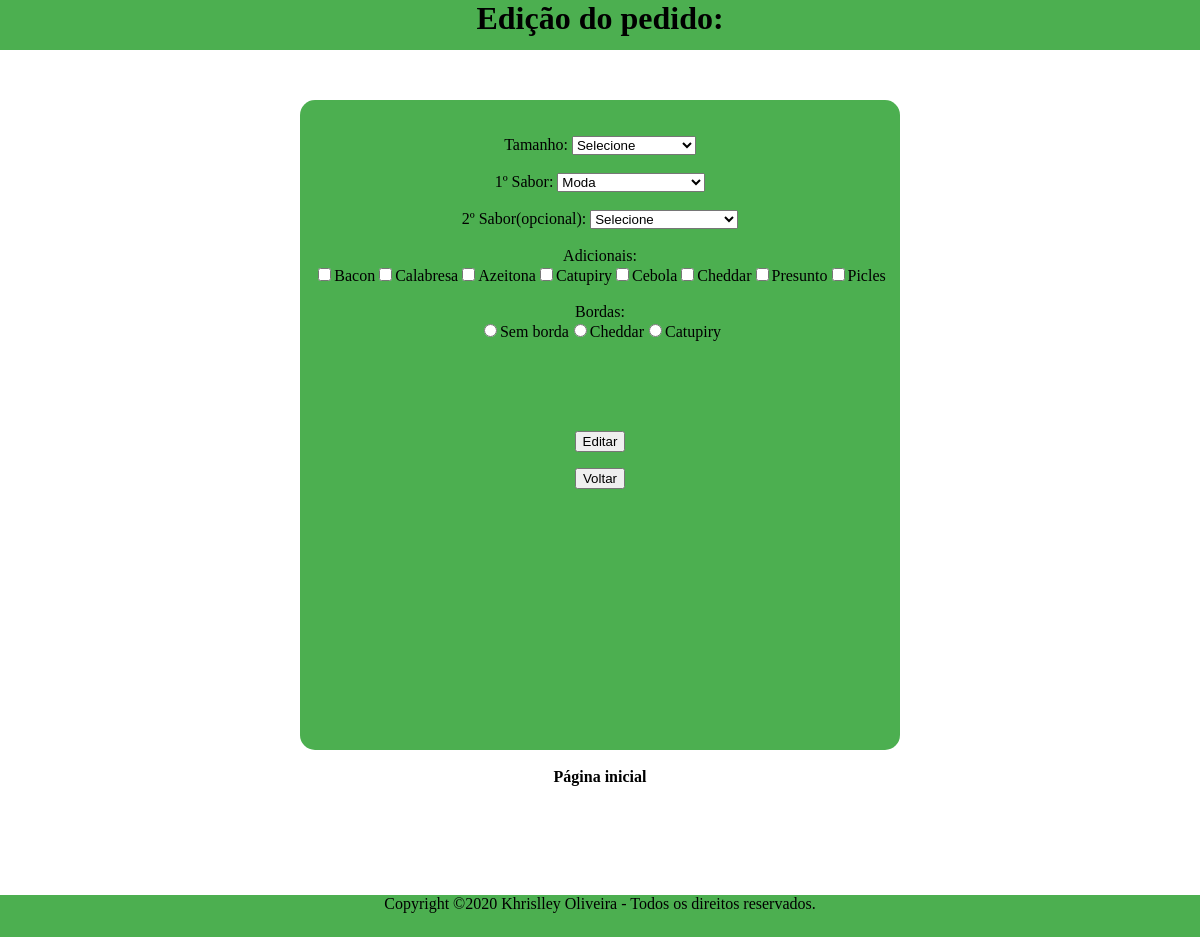
The app's page /editarItemPedido.php (signed in) with its own data.
### tables this page shows
CREATE TABLE `adicional` (
  `CODI_ADICIONAL` int NOT NULL AUTO_INCREMENT,
  `NOME_ADICIONAL` varchar(120) NOT NULL,
  `VALOR_ADICIONAL` decimal(6,2) NOT NULL,
  PRIMARY KEY (`CODI_ADICIONAL`)
);

CREATE TABLE `borda` (
  `CODI_BORDA` int NOT NULL AUTO_INCREMENT,
  `NOME_BORDA` varchar(45) NOT NULL,
  PRIMARY KEY (`CODI_BORDA`)
);

### db.php (called while the page is built, shortened)
<?php
$server = "localhost";
$user = "root";
$senha = "masterkey";
$db = "pizzaria";
$conexao = mysqli_connect($server, $user, $senha, $db);
$query = "SELECT * FROM SABOR";
$resultadoSabor = mysqli_query($conexao, $query);
$query = "SELECT * FROM BORDA";
$resultadoBorda = mysqli_query($conexao, $query);
$query = "SELECT * FROM ADICIONAL";
$resultadoAdicional = mysqli_query($conexao, $query);

### editarItemPedido.php (the view, shortened to what this page needs)
<?php
include_once("db.php");
?>
<html>
<head>
    <link rel="stylesheet" href="./style.css">
</head>
<body>
    <header>
        <h1>Edição do pedido: <?php echo $umPedido["CODI_PEDIDO"]; ?> </h1>
    </header>
    <div class="conteudo">
        <div class="editar"><br><br>
            <form action="updatePedido.php">
                <label for='codiTamanho'>Tamanho: </label>
                <select name='codiTamanho' id='codiTamanho'>
                    <option disabled selected>Selecione</option>
                </select><br><br>
                <label for='codiSabor'>1º Sabor: </label>
                <select name='codiSabor' id='codiSabor'>
                    <?php
                    while ($umSabor = $resultadoSabor->fetch_array()) {
                        $selecionado = "";
                        echo "<option value='" . $umSabor["CODI_SABOR"] . "'$selecionado>" . $umSabor["NOME_SABOR"] . "</option>";
                    }
                    ?>
                </select><br><br>
                <label for='codiSabor2'>2º Sabor(opcional): </label>
                <select name='codiSabor2' id='codiSabor2'>
                    <option>Selecione</option>
                </select><br><br>
                <label for='codiAdicional'>Adicionais: </label><br>
                <?php
                while ($umAdicional = $resultadoAdicional->fetch_array()) {
                    $selecionado = "";
                    echo "<input type='checkbox' name='codiAdicional[]' id='codiAdicional' value='" . $umAdicional["CODI_ADICIONAL"] . "'$selecionado>" . $umAdicional["NOME_ADICIONAL"];
                }
                ?><br><br>
                <label for='codiBorda'>Bordas: </label><br>
                <?php
                while ($umaBorda = $resultadoBorda->fetch_array()) {
                    $selecionado = "";
                    echo "<input type='radio' name='codiBorda' id='codiBorda' value='" . $umaBorda["CODI_BORDA"] . "'$selecionado>" . $umaBorda["NOME_BORDA"];
                }
                ?><br><br>
                <br><br>
                <br><br>
                <input type="submit" value="Editar">
            </form>
            <form action='selecionarItemPedido.php'>
                <input type='submit' value='Voltar'>
            </form>
        </div><br>
        <a href="menu.php">Página inicial</a>
    </div>
    <footer id="footer" style="font-size: 16px">
        <div">
            Copyright ©2020 Khrislley Oliveira - Todos os direitos reservados.
    </footer>
</body>
</html>

### style.css (style rules this page uses)
html { font-family: 'Baloo2'; }
body { font-family: 'Baloo2'; height: 800px; text-align: center; text-decoration: none; margin: 0px; }
header { height: 50px; background-color: #4CAF50; margin: 0px auto; position: relative; }
footer { height: 42px; width: auto; background-color: #4CAF50; margin: 0px; position: relative; }
a { text-decoration: none; color: black; font-weight: bold; }
.conteudo { height: 795px; }
.editar { background-color: #4CAF50; height: 650px; width: 600px; margin: 0px auto; margin-top: 50px; position: relative; border-radius: 15px; }

### records on screen
adicional: NOME_ADICIONAL "Bacon"
adicional: NOME_ADICIONAL "Calabresa"
adicional: NOME_ADICIONAL "Azeitona"
adicional: NOME_ADICIONAL "Catupiry"
adicional: NOME_ADICIONAL "Cebola"
adicional: NOME_ADICIONAL "Cheddar"
adicional: NOME_ADICIONAL "Presunto"
adicional: NOME_ADICIONAL "Picles"
borda: NOME_BORDA "Sem borda"
borda: NOME_BORDA "Cheddar"
borda: NOME_BORDA "Catupiry"

### other values on screen
form field codiSabor "Moda"
